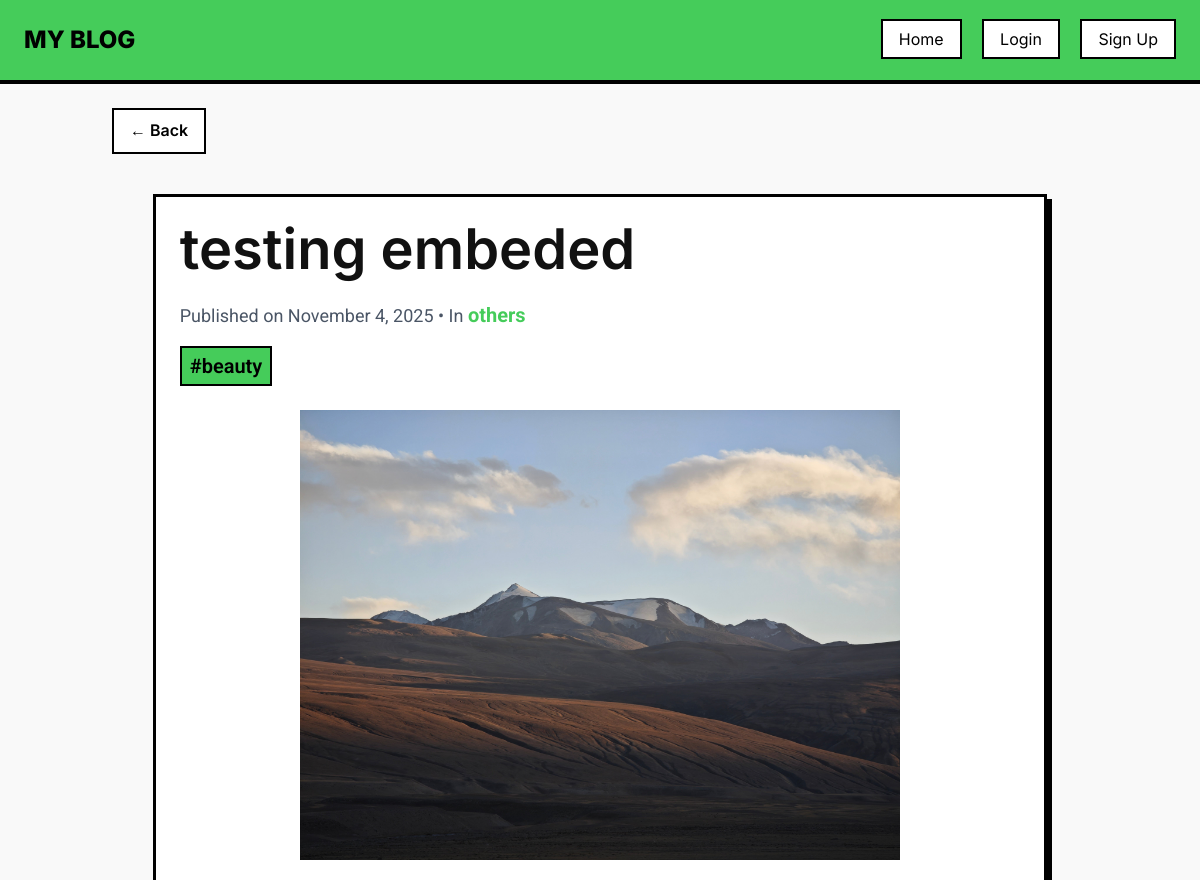
The page /post/testing-embeded/ (upper part) on the database as committed earlier.
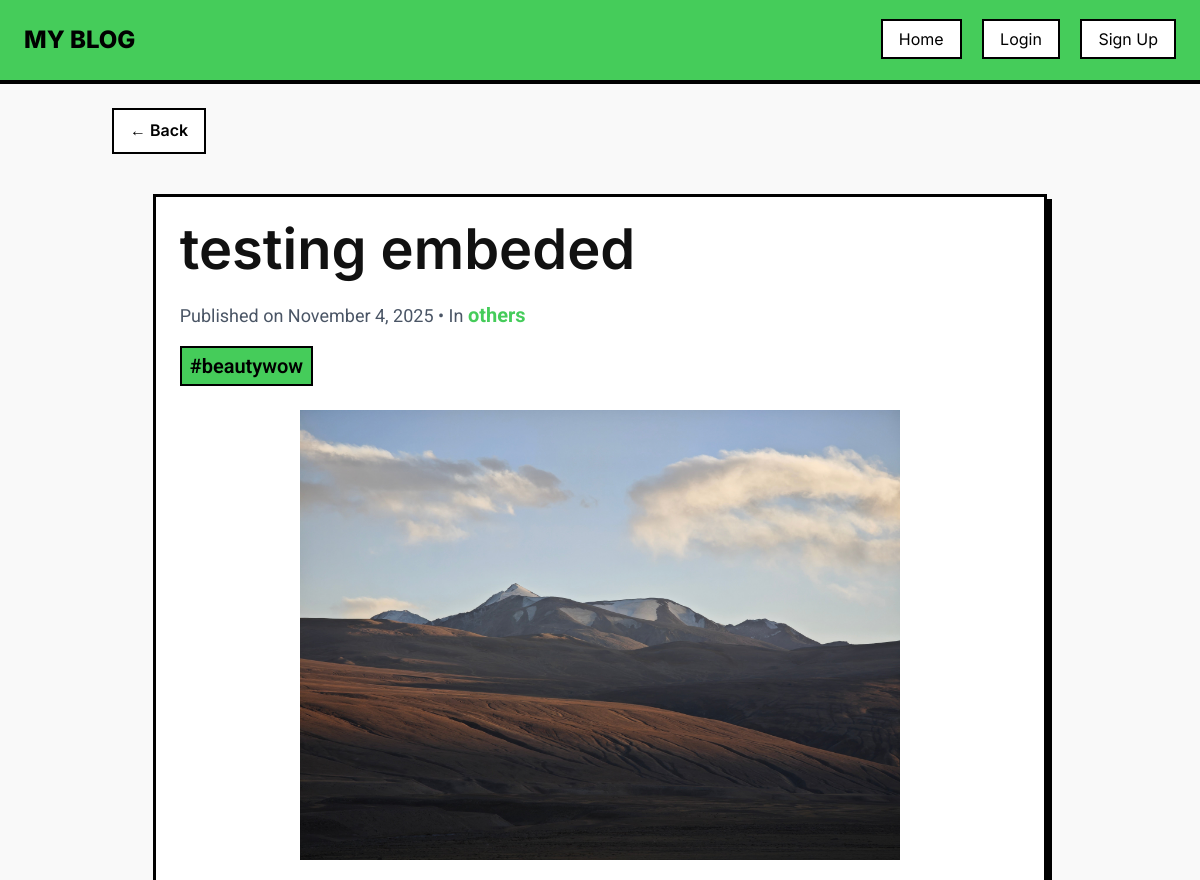
The same page on the database as committed later.
### blog/models.py (models this page shows, shortened)
class Tag(models.Model):
    name = models.CharField(max_length=50, unique=True)
    slug = models.SlugField(unique=True, blank=True)

### blog/views.py (the view)
# urls.py: path('post/<slug:slug>/', views.blog_detail, name='blog_detail'),
def blog_detail(request, slug):
    blog_post = get_object_or_404(BlogPost, slug=slug)
    comments = blog_post.comments.all().order_by('-created_at')
    blog_post.content = embed_video(blog_post.content)
    if request.method == 'POST':
        if request.user.is_authenticated:
            form = CommentForm(request.POST)
            if form.is_valid():
                comment = form.save(commit=False)
                comment.post = blog_post
                comment.user = request.user
                comment.save()
                return redirect('blog_detail', slug=slug)
        else:
            return redirect('login')
    else:
        form = CommentForm()
    return render(request, 'blog/blog_detail.html', {
        'blog_post': blog_post,
        'comments': comments,
        'form': form
    })

### blog/templates/blog/blog_detail.html (shortened to what this page needs)
{% extends 'base.html' %}
{% load static %}
{% block content %}
<div class="mb-6">
    <a href="javascript:history.back()" class="inline-block px-4 py-2 border-2 border-black bg-white text-black font-semibold rounded-btn hover:bg-treegreen hover:text-white transition">
      &larr; Back
    </a>
  </div>
<article class="max-w-8xl w-11/12 mx-auto p-6 bg-white neo-card mt-10">
  <h1 class="blog_title text-5xl font-extrabold mb-6 text-black">{{ blog_post.title }}</h1>
  <p class="text-lg text-gray-600 mb-4">
    Published on {{ blog_post.created_at|date:"F j, Y" }}
    {% if blog_post.category %}
      • In
      <a href="{% url 'category_posts' blog_post.category.slug %}" class="text-treegreen text-xl font-bold hover:text-black">
        {{ blog_post.category.name }}
      </a>
    {% endif %}
  </p>
  {% if blog_post.tags.exists %}
    <div class="mb-6 flex flex-wrap gap-2">
      {% for tag in blog_post.tags.all %}
        <a href="{% url 'tag_posts' tag.slug %}" class="inline-block px-2 py-1 border-2 border-black bg-treegreen text-xl text-black font-semibold hover:bg-black hover:text-treegreen transition">
          #{{ tag.name }}
        </a>
      {% endfor %}
    </div>
  {% endif %}
  {% if blog_post.image %}
    <div class="">
      <img src="{{ blog_post.image.url }}" alt="{{ blog_post.title }}" class="w-full h-full object-cover">
    </div>
  {% endif %}
  <div class="prose prose-lg max-w-none">
    {% autoescape off %}
      {{ blog_post.content|safe }}
    {% endautoescape %}
  </div>
</article>
{% endblock %}

Rows that differ between the two databases and show on the page:
changed Tag: name "beauty" → "beautywow"
